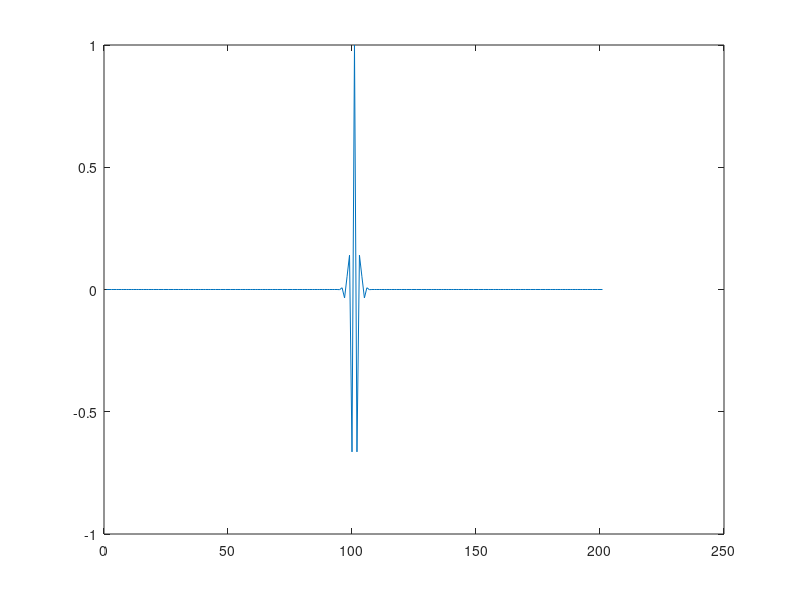

Recreate this plot in MATLAB. (Note: this script raises an error after producing the figure.)
% inizializzo alcune variabili
clear

srate = 100;

% list so5me frequencies
frex = 40;

% list some random amplitudes... make sure there are
% the same number of amplitudes as there are frequencies!
amplit = [ 1 ];

% phases... trial 1 e 2 sono in fase, il 3 ? sfasato di pi/8.
phases = [pi/8];

% define time...
time=-1:1/srate:1;



% Creo una matrice con tre sine waves, con tutti i parametri uguali, tranne
% la fase che ? definita dal vettore phases (vedi sopra).

sine_waves = zeros(length(frex),length(time)); % remember: always initialize!
for phi=1:length(phases)
    sine_waves (phi,:) = amplit * sin(2*pi*frex.*time + phases(phi));
end

% per simulare del segnale transiente decido la in cui sar? effettivamente
% presente del segnale. Specifico inizio e fine della finestra (solo due
% numeri).
Effectwin=[-1 1]


timepoints_edges=dsearchn( time', Effectwin');
timepoints=timepoints_edges(1):timepoints_edges(2);

% Creo delle sine waves in cui setto a zero alcune parti, replicando le
% sine waves originali
sine_waves_eff=sine_waves;
sine_waves_eff(: , setdiff(1:length(sine_waves_eff), timepoints))=0;

% aggiungo noise
% commenta le due righe seguenti per togliere il noise
noise_level=0
sine_waves_eff=sine_waves_eff+rand(size(sine_waves_eff)).*noise_level;

figure
plot(time, sine_waves_eff(:,:))
set(gca, 'Ylim', [-(amplit+2), +amplit+2])



% PROVA WAVELET
% parameters...
srate = srate; % sampling rate in Hz
f     = 40; % frequency of wavelet in Hz
time  = -1:1/srate:1; % time, from -1 to 1 second in steps of 1/sampling-rate
s     = 4/(2*pi*f);

% and together they make a wavelet
wavelet = exp(2*pi*1i*f.*time) .* exp(-time.^2./(2*s^2));

plot(real(wavelet))


kernel = wavelet;

TFresults=zeros(size(sine_waves_eff));
TFresults_conv = zeros(size(sine_waves_eff));


figure

%% LOOP DISABILITATION
%for i =1:size(TFresults,1)

i=1
% convolution with conv function
TFresults(i,:)=conv(sine_waves_eff(i,:), wavelet, 'same');



% data that we'll use for convolution (must be zero-padded).
dat4conv = [zeros(1,length(kernel)-1) sine_waves_eff(i,:) zeros(1,length(kernel)-1) ];



% used for cutting the result of convolution
half_of_kernel_size = ceil((length(kernel)-1)/2);

% initialize convolution output
convolution_result = zeros(1,length(sine_waves_eff(i,:))+length(kernel)-1);

%% plot data to convolve

subplot(3,1,1)
plot(1:length(dat4conv), dat4conv)
%%highlight_padding
padding = repmat(NaN, 1, length(dat4conv));
padding(1:length(kernel)-1)=0;
padding(end-length(kernel)-1:end)=0;
plot(1:length(dat4conv), dat4conv)
hold on
plot(1:length(dat4conv), padding, '.', 'col', 'black', 'MarkerSize', 6);
set(gca, 'xLim', [1, length(dat4conv)]);
hold off


% run convolution (note that kernel is flipped backwards)
for ti=1:length(convolution_result)
    
    kern_real = real(kernel);
    subplot(3,1,2)
    % plot kernel
    
    plot(ti:length(kernel)+ti-1, real(kernel(end:-1:1)), 'col', 'red');
    set(gca, 'xLim', [1, length(dat4conv)]);
    convolution_result(ti) = sum(dat4conv(ti:ti+length(kernel)-1).*kernel(end:-1:1));
    
    % plot convolution
    subplot(3,1,3);
    plot(1+half_of_kernel_size:ti+half_of_kernel_size, abs(convolution_result(1:ti)), '.', 'col', 'red', 'MarkerSize', 2);
    set(gca, 'xLim', [1, length(dat4conv)], 'YLim', [-10,100]);
    pause(0.005)
    
    
    
    % end
    
    TFresults_conv(i, :)=convolution_result(half_of_kernel_size+1:end-half_of_kernel_size);
    
    
    
    
end;


%figure
%plot(time, real(wavelet))


% POWER dell segnale dopo convoluzione con wavelet a frequenza pari al
% segnale.
%figure
%plot(time, abs(TFresults(1,:)).^2)



%figure
%plot(time, abs(TFresults_conv(1,:)).^2)

% il power medio non risentir? del problema degli ERP.


% NOTA: questo script ? un po' circolare. Il modo in cui ho generato il
% segnale ? (a meno dell'effetto di una gaussian window) quello utilizzato
% alla base delle wavelet.